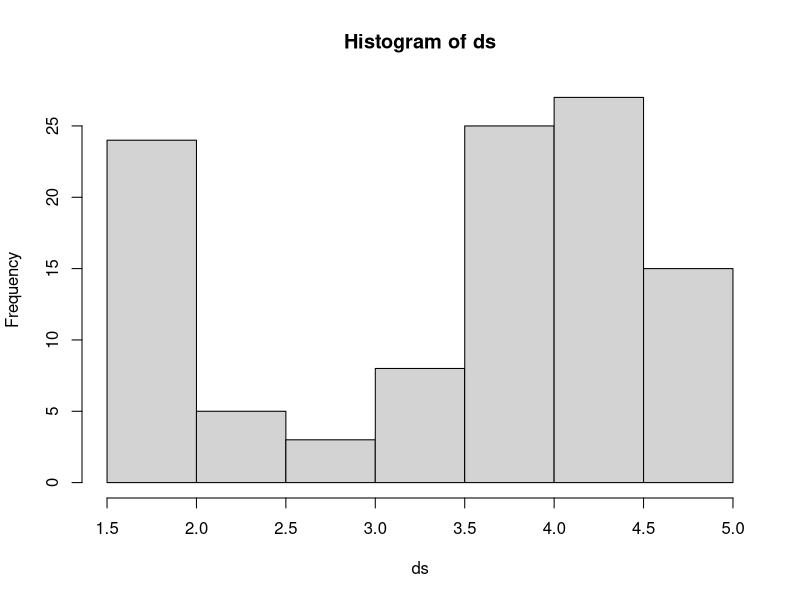
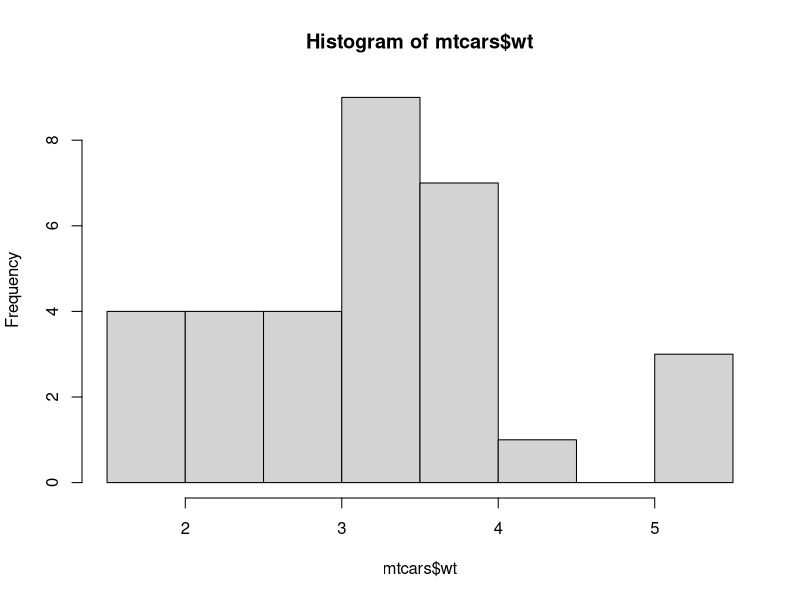
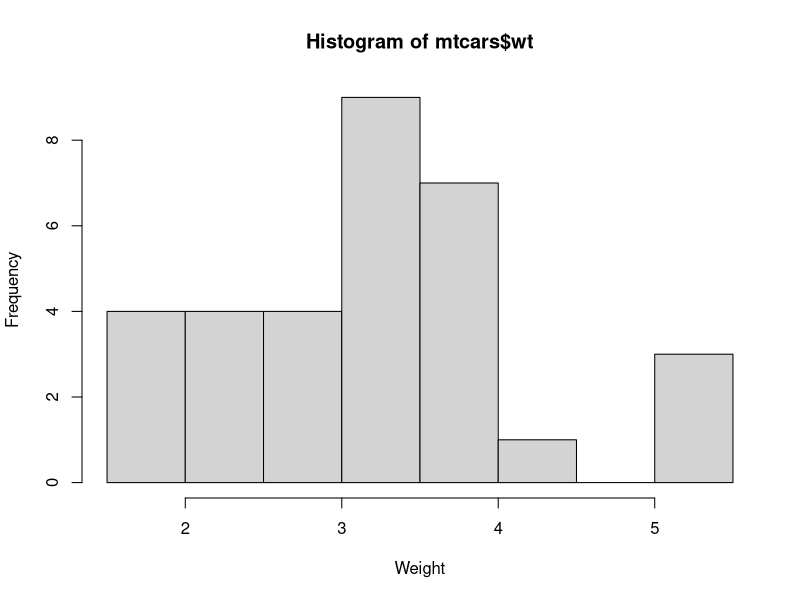
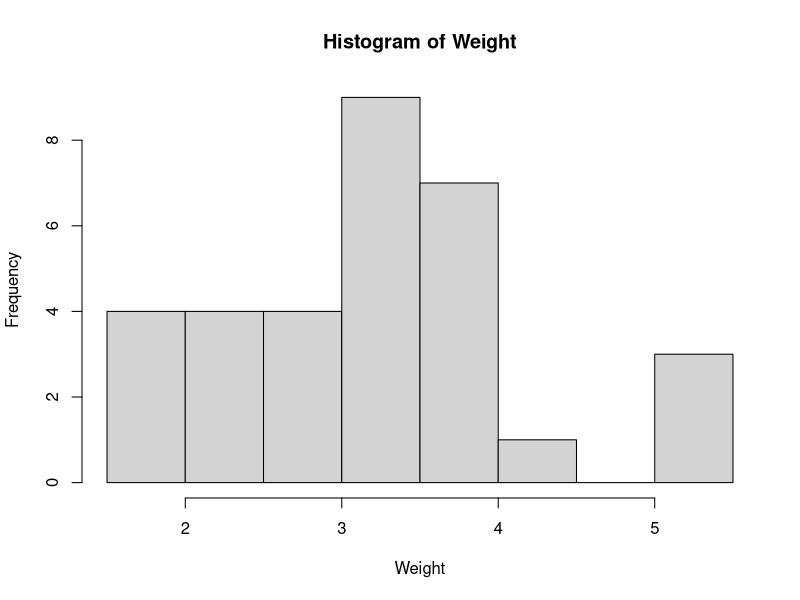
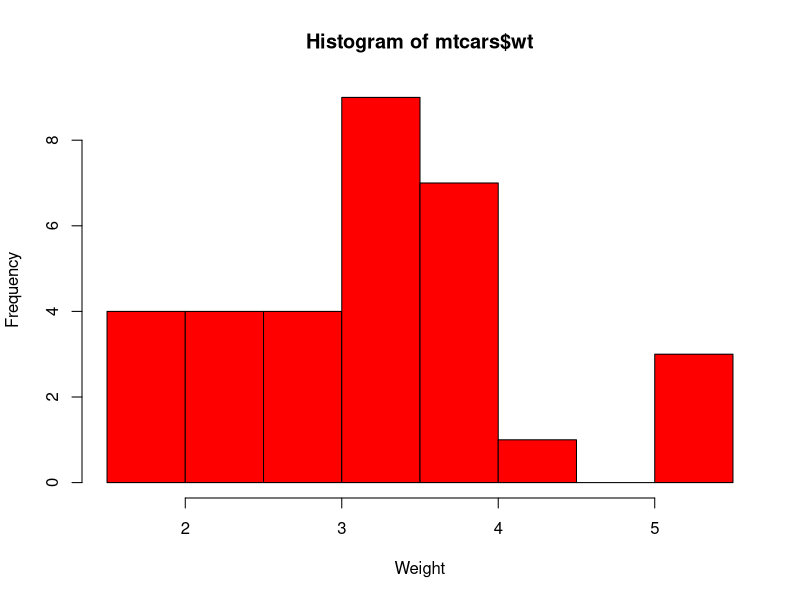
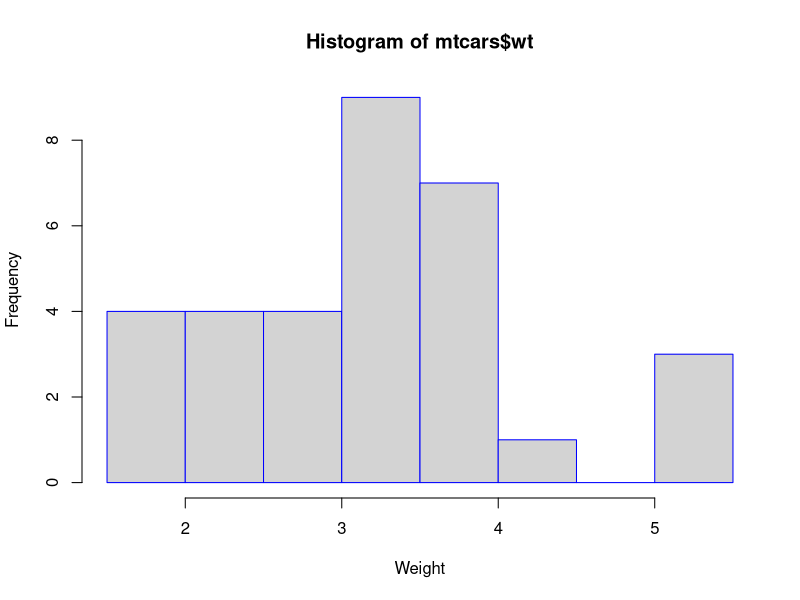
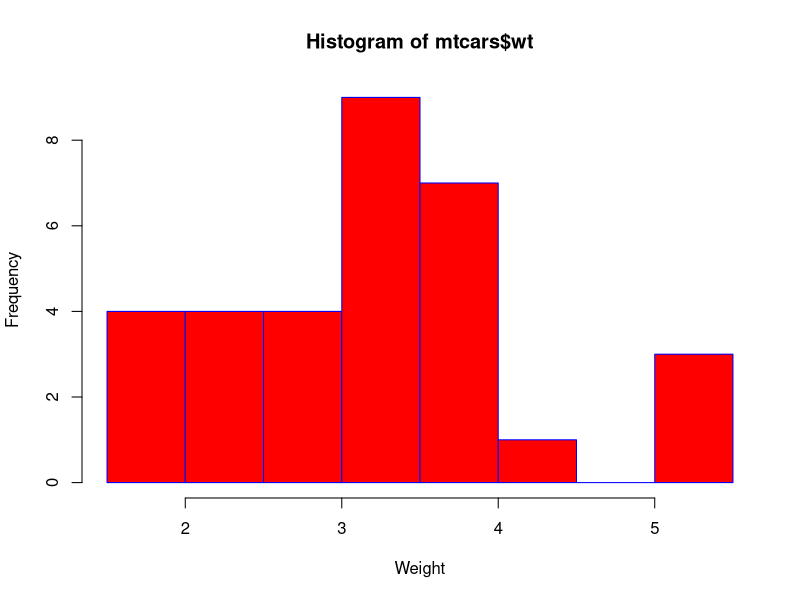
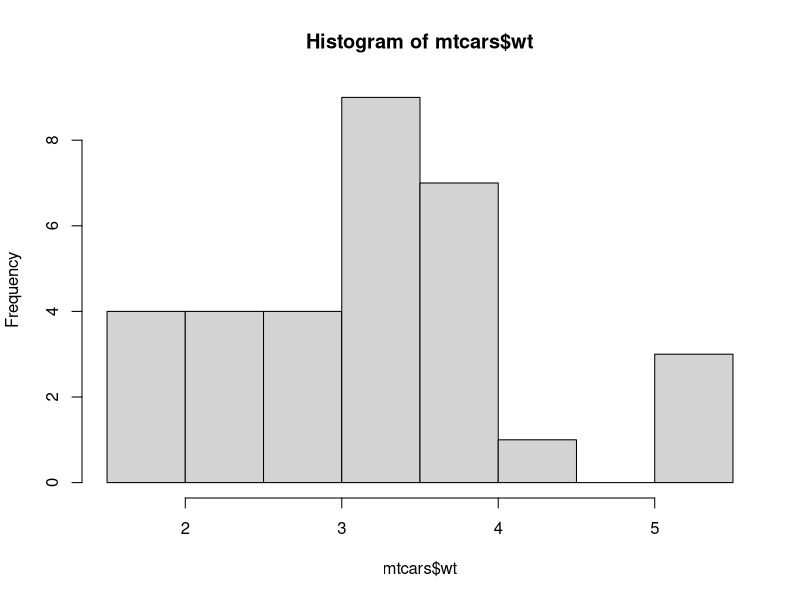

Write the R code that produced these figures, in order.
## ---- chunk 1
knitr::opts_chunk$set(echo = TRUE)
## ---- chunk 2
ds <- c(4.37, 3.87, 4.00, 4.03, 3.50, 4.08, 2.25, 4.70, 1.73, 4.93, 1.73, 4.62,
3.43, 4.25, 1.68, 3.92, 3.68, 3.10, 4.03, 1.77, 4.08, 1.75, 3.20, 1.85,
4.62, 1.97, 4.50, 3.92, 4.35, 2.33, 3.83, 1.88, 4.60, 1.80, 4.73, 1.77,
4.57, 1.85, 3.52, 4.00, 3.70, 3.72, 4.25, 3.58, 3.80, 3.77, 3.75, 2.50,
4.50, 4.10, 3.70, 3.80, 3.43, 4.00, 2.27, 4.40, 4.05, 4.25, 3.33, 2.00,
4.33, 2.93, 4.58, 1.90, 3.58, 3.73, 3.73, 1.82, 4.63, 3.50, 4.00, 3.67,
1.67, 4.60, 1.67, 4.00, 1.80, 4.42, 1.90, 4.63, 2.93, 3.50, 1.97, 4.28,
1.83, 4.13, 1.83, 4.65, 4.20, 3.93, 4.33, 1.83, 4.53, 2.03, 4.18, 4.43,
4.07, 4.13, 3.95, 4.10, 2.72, 4.58, 1.90, 4.50, 1.95, 4.83, 4.12)

ds

hist(ds)  
## ---- chunk 3

hist(mtcars$wt)

hist(mtcars$wt, xlab = "Weight")

hist(mtcars$wt, xlab = "Weight", main = "Histogram of Weight")

hist(mtcars$wt, xlab = "Weight", col = "red")

hist(mtcars$wt, xlab = "Weight", border = "blue")

hist(mtcars$wt, xlab = "Weight", col = "red", border = "blue")
## ---- chunk 4
summary(mtcars$wt)

p <- hist(mtcars$wt, plot = FALSE)
print(p)
plot(p)

hist(mtcars$wt)
hist(mtcars$wt, breaks = seq(1,6,1))
hist(mtcars$wt, breaks = seq(1,6,0.5))


hist(ds)
hist(ds, 1)
hist(ds, 2)
hist(ds, 3)
hist(ds, 4)
hist(ds, 5)
hist(ds, 10)
hist(ds, 15)
hist(ds, 30)
hist(ds, 100)
## ---- chunk 5
hist(ds, prob = T) # 密度图
lines(density(ds)) # 概率密度曲线
rug(jitter(ds))    # 轴须图
